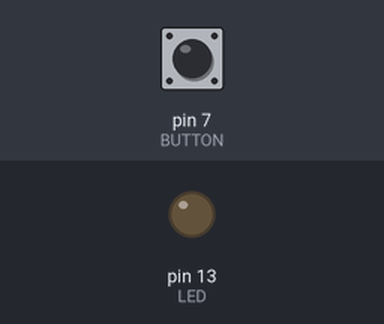
A sketch run on a simulated Arduino Uno, built with avr-gcc and run on an emulated ATmega328P. Shown: output pins drawn as LEDs (lit = HIGH). The test bench sets the inputs (shaded band); at power-on: pin 7 (BUTTON) LOW.

Above: at 1.2 s.
1.3 s: pin 7 (BUTTON) pulled HIGH for 3.2 s
At 5.2 s:
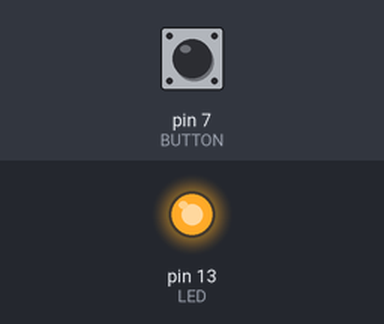
6.0 s: pin 7 (BUTTON) pulled HIGH for 0.15 s
At 6.5 s:
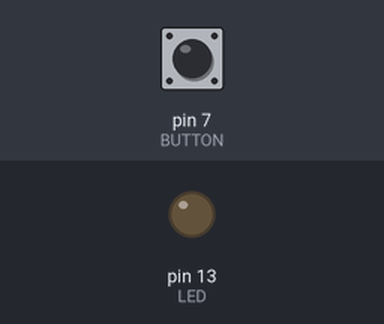
Timing chart, 0 to 9.0 s (numbered marks = the images above; inputs shaded):
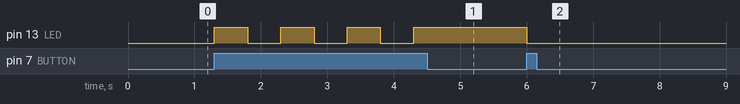

The sketch:

lampara_pulsador.ino
```cpp
/*
  Lampara se mantiene en el estado actual hasta que se pulsa el boton.
  (Encendido/apagado)
*/

const int LED = 13;
const int BUTTON = 7;
int val;
int state;

void setup() {
 pinMode(LED,OUTPUT);
 pinMode(BUTTON,INPUT);
  val = 0;
  state = 0;

}

void loop() {
  val= digitalRead(BUTTON);
  if (val==HIGH){
      if (state==0){
        digitalWrite(LED,HIGH);
        state=1;
      }else{
        digitalWrite(LED,LOW);
        state=0;
        }
      delay(500);
    }else{
      if (state==1){
         digitalWrite(LED,HIGH);
        }else{
         digitalWrite(LED,LOW);
        }
    }
}
```

Measured:
- after the input at 1.3 s, pin 13 (LED): alternates HIGH for 0.50 s and LOW for 0.50 s, 7 changes in all, then stays HIGH, starting at once
- after the input at 6.0 s, pin 13 (LED): HIGH → LOW at once
